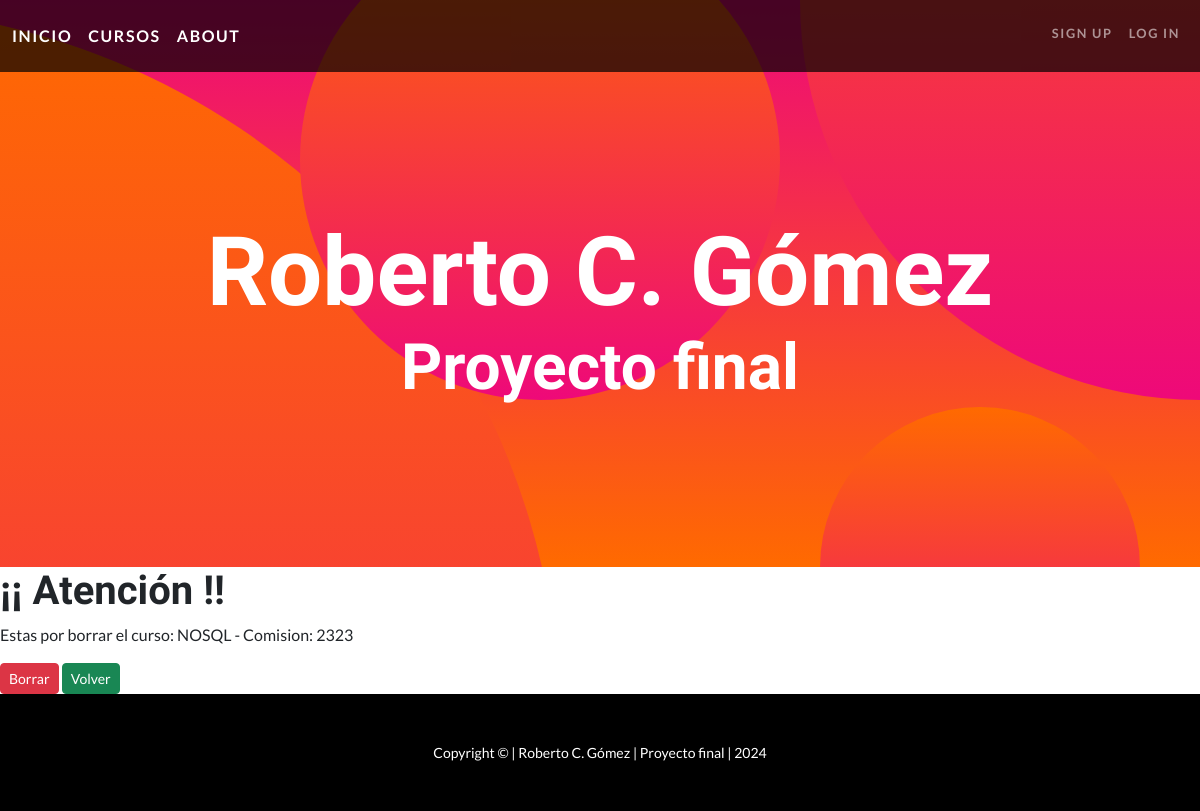
Page /borrar/34 on the earlier database version.
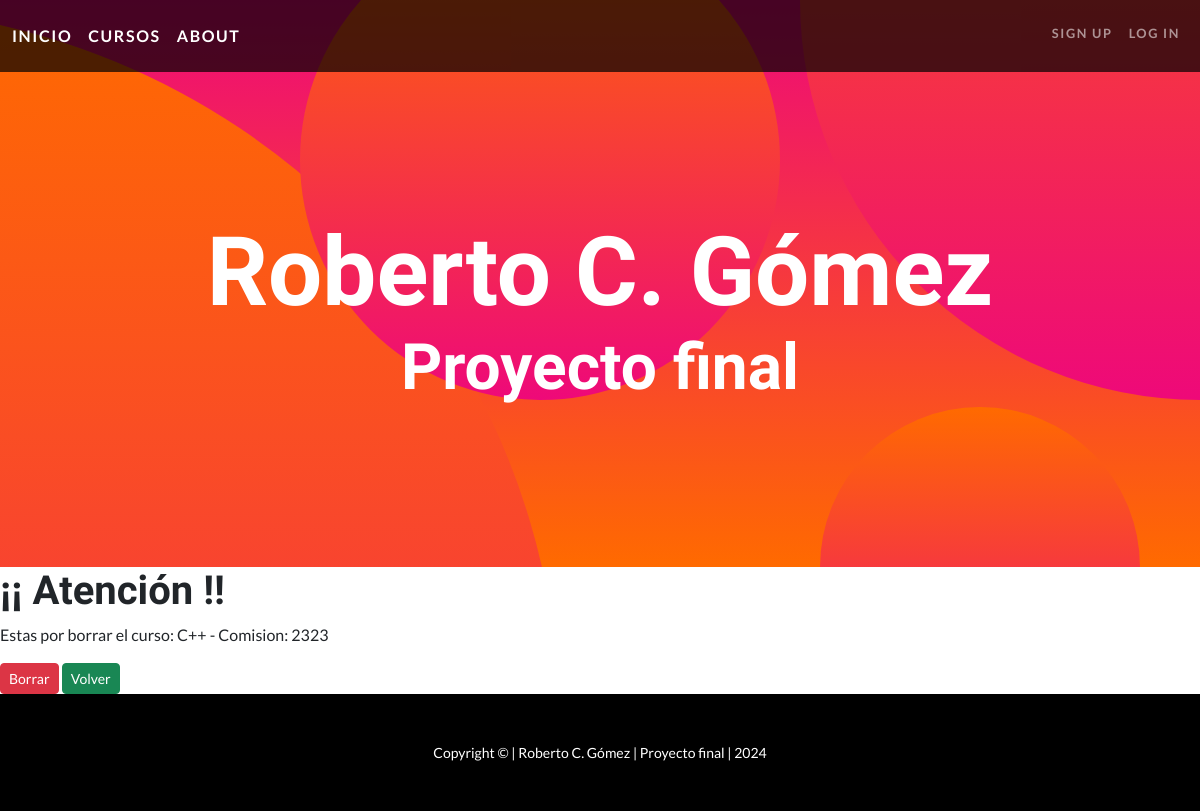
Same page on the later database version.
### app1/models.py (models this page shows, shortened)
class Curso(models.Model):
    nombre = models.CharField(max_length=30)
    comision = models.IntegerField()
    detalle = models.CharField(max_length=3000, blank=True, null=True)

### app1/views.py (the view)
# urls.py: path("borrar/<pk>", views.CursoDeleteView.as_view(), name="borrarcurso"),
class CursoDeleteView(DeleteView):
    model = Curso
    template_name = "app1/borrar.html"
    success_url = reverse_lazy("cursos")

### app1/templates/app1/borrar.html (shortened to what this page needs)
{% extends "app1/base.html" %}
{% block blk_cont %}
<h1>¡¡ Atención !!</h1>
 <form action="" method="POST">
    <p>Estas por borrar el curso: {{curso.nombre}} - Comision: {{curso.comision}}</p>
    <input type="submit" class="btn btn-danger btn-sm" value="Borrar">
    <a href="{% url 'cursos' %}" class="btn btn-success btn-sm">Volver</a>
 </form>
{% endblock blk_cont %}

Differences in the rows shown:
changed Curso: nombre "NOSQL" → "C++"
